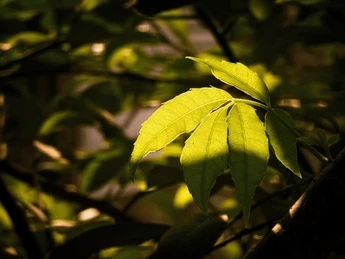
#> input picture hoja6.jpg, 345 x 259 px
$ python Proyecto.py
#> lines starting #> are read from the running program, lines starting #| are printed output that depends on the picture; after the words box and inside, x2 and y2 are one past the last pixel; in counts of white or black regions, pixels touching at a corner belong together
import cv2
import numpy as np

# ---------------- PARÁMETROS  ----------------
separar = 7               # erosión para separar la hoja de objetos pegados
borde = 7                 # píxeles del borde de la hoja que no se analizan
h_marron_max = 20         # por debajo de este matiz = marrón
corte_fijo = 30           # corte verde/amarillo mínimo (hojas casi todo amarillas)
margen_verde = 6          # cuánto por debajo del verde dominante empieza lo amarillento
v_min_color = 110         # por debajo de este brillo no se considera amarillo (sombras)
area_min_mancha = 40      # píxeles: descarta ruido pequeño
tam_blur = 5              # suavizado
limpieza = 3              # tamaño del kernel de limpieza de ruido (erosión + dilatación)
umbral_leve, umbral_grave = 5, 20   # % de área afectada

fuente = cv2.FONT_HERSHEY_SIMPLEX
contorno_amarillo = (0, 255, 255)
contorno_marron = (0, 0, 255)
contorno_hoja = (255, 200, 0)
grosor = 2
ANCHO = 700


# ---------------- PREPROCESADO ----------------
def escalar(img):
    alto, ancho = img.shape[:2]
    if ancho != ANCHO:
        metodo = cv2.INTER_AREA if ancho > ANCHO else cv2.INTER_CUBIC
        img = cv2.resize(img, (ANCHO, int(alto * ANCHO / ancho)), interpolation=metodo)
    k = max(1, tam_blur)
    return cv2.blur(img, (k, k))


def mayor_contorno_relleno(mascara): # se queda solo con el objeto más grande y rellena sus huecos
    contornos, _ = cv2.findContours(mascara, cv2.RETR_EXTERNAL, cv2.CHAIN_APPROX_SIMPLE)
    salida = np.zeros_like(mascara)
    if contornos:
        cv2.drawContours(salida, [max(contornos, key=cv2.contourArea)], -1, 255, cv2.FILLED)
    return salida


# ---------------- SEPARACION HOJA / FONDO ----------------
def separacion_hoja(hsv):
    h, s, v = cv2.split(hsv)
    _, mascara = cv2.threshold(s, 0, 255, cv2.THRESH_BINARY + cv2.THRESH_OTSU)
    k = np.ones((max(1, separar), max(1, separar)), np.uint8)
    mascara = cv2.erode(mascara, k)            # separa objetos pegados y quita tallos finos
    hoja = mayor_contorno_relleno(mascara)     # objeto más grande, sin huecos
    return cv2.dilate(hoja, k)                 # recupera el tamaño


# ---------------- CLASIFICACIÓN POR COLOR ----------------
def corte_verde_amarillo(h, candidatos): # separa verde de amarillo en la hoja
    hist = cv2.calcHist([h], [0], candidatos, [180], [0, 180])
    pico = int(np.argmax(hist))
    return max(corte_fijo, pico - margen_verde)


def clasificar(hsv, hoja):
    h, s, v = cv2.split(hsv)
    k = max(1, borde)
    interior = cv2.erode(hoja, np.ones((k, k), np.uint8))   # quita el borde mezclado con el fondo

    brillante = cv2.inRange(v, v_min_color, 255)
    candidatos = cv2.bitwise_and(cv2.bitwise_and(interior, brillante),
                                 cv2.inRange(h, h_marron_max, 179))
    corte = corte_verde_amarillo(h, candidatos)

    marron = cv2.bitwise_and(interior, cv2.inRange(h, 0, h_marron_max - 1))
    amarillo = cv2.bitwise_and(candidatos, cv2.inRange(h, h_marron_max, max(h_marron_max, corte)))
    verde = cv2.bitwise_and(interior, cv2.bitwise_not(cv2.bitwise_or(amarillo, marron)))

    k2 = np.ones((max(1, limpieza), max(1, limpieza)), np.uint8)   # limpieza de ruido
    amarillo = cv2.dilate(cv2.erode(amarillo, k2), k2)
    marron = cv2.dilate(cv2.erode(marron, k2), k2)
    return interior, verde, amarillo, marron, corte


# ---------------- MANCHAS ----------------
def severidad(porcentaje):
    if porcentaje < umbral_leve:
        return "LEVE"
    if porcentaje < umbral_grave:
        return "MODERADA"
    return "GRAVE"


def dibujar_manchas(img, mascara, color):
    contornos, _ = cv2.findContours(mascara, cv2.RETR_EXTERNAL, cv2.CHAIN_APPROX_SIMPLE)
    contador = 0
    for contorno in contornos:
        if cv2.contourArea(contorno) >= area_min_mancha:
            contador += 1
            cv2.drawContours(img, [contorno], -1, color, grosor)
    return contador


def analizar(img_original):
    img = escalar(img_original)
    hsv = cv2.cvtColor(img, cv2.COLOR_BGR2HSV)
    hoja = separacion_hoja(hsv)
    interior, verde, amarillo, marron, corte = clasificar(hsv, hoja)

    area_hoja = max(cv2.countNonZero(interior), 1)
    pct_verde = 100 * cv2.countNonZero(verde) / area_hoja
    pct_amarillo = 100 * cv2.countNonZero(amarillo) / area_hoja
    pct_marron = 100 * cv2.countNonZero(marron) / area_hoja
    pct_total = pct_amarillo + pct_marron

    resultado = img.copy()
    contornos_hoja, _ = cv2.findContours(hoja, cv2.RETR_EXTERNAL, cv2.CHAIN_APPROX_SIMPLE)
    cv2.drawContours(resultado, contornos_hoja, -1, contorno_hoja, 1)
    n_am = dibujar_manchas(resultado, amarillo, contorno_amarillo)
    n_ma = dibujar_manchas(resultado, marron, contorno_marron)

    texto = f"Afectada: {pct_total:.1f}%  Severidad: {severidad(pct_total)}"
    texto2 = f"Zonas amarillas: {n_am}  Manchas marrones: {n_ma}"
    cv2.putText(resultado, texto, (10, 28), fuente, 0.7, (0, 0, 0), 4)
    cv2.putText(resultado, texto2, (10, 56), fuente, 0.6, (0, 0, 0), 4)

    datos = dict(verde=round(pct_verde, 2), amarillo=round(pct_amarillo, 2), marron=round(pct_marron, 2), afectada=round(pct_total, 2), zonas_amarillas=n_am, manchas_marrones=n_ma, corte_matiz=corte, severidad=severidad(pct_total))
    return resultado, datos, hoja, amarillo, marron


# ---------------- BARRAS DE AJUSTE ----------------
def poner_barras(ventana):
    def fijar(nombre):
        def f(valor):
            globals()[nombre] = valor
        return f
    barras = [("Separar objetos", "separar", 40), ("Borde", "borde", 30), ("Area min mancha", "area_min_mancha", 500),  ("Blur", "tam_blur", 25), ("Limpieza", "limpieza", 15)]
    for etiqueta, variable, maximo in barras:
        cv2.createTrackbar(etiqueta, ventana, globals()[variable], maximo, fijar(variable))


if __name__ == "__main__":
    img = cv2.imread('./hoja6.jpg')
#> img is the input picture: shape (259, 345, 3); mean B, G, R 11, 51.8, 57.7
    if img is None:
        print("No se puede leer la imagen: revisa la ruta")
        exit()
    ventana = "Resultado"
    cv2.namedWindow(ventana)
    poner_barras(ventana)
    while True:
        resultado, datos, hoja, amarillo, marron = analizar(img)
#> in separacion_hoja, `mascara = cv2.erode(mascara, k)`:
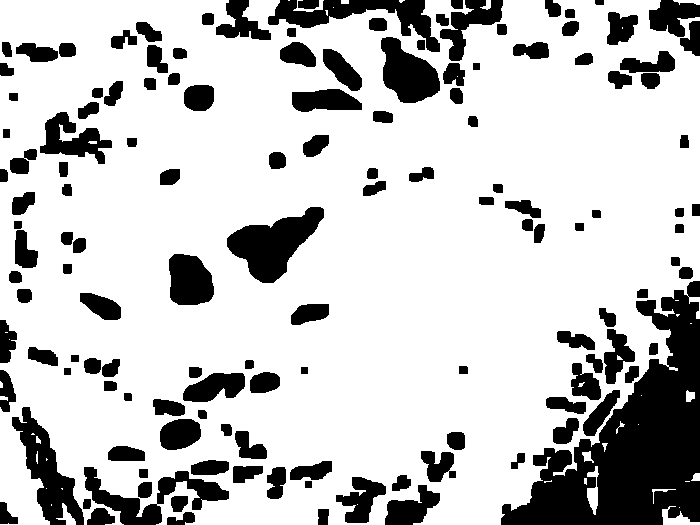
#> mascara: shape (525, 700); 77.6% white; 139 black regions
#> in mayor_contorno_relleno, `contornos, _ = cv2.findContours(mascara, cv2.RETR_EXTERNAL, cv2.CHAIN_..`: contornos = 38 contours, 26 with area under 20; largest, box (x1, y1, x2, y2) and area: (0, 0, 700, 525) 325757, (662, 506, 700, 525) 247, (587, 466, 599, 515) 246, (56, 503, 76, 525) 130, (293, 0, 324, 12) 72
#> in clasificar, `candidatos = cv2.bitwise_and(cv2.bitwise_and(interior, brillante), cv2..`:
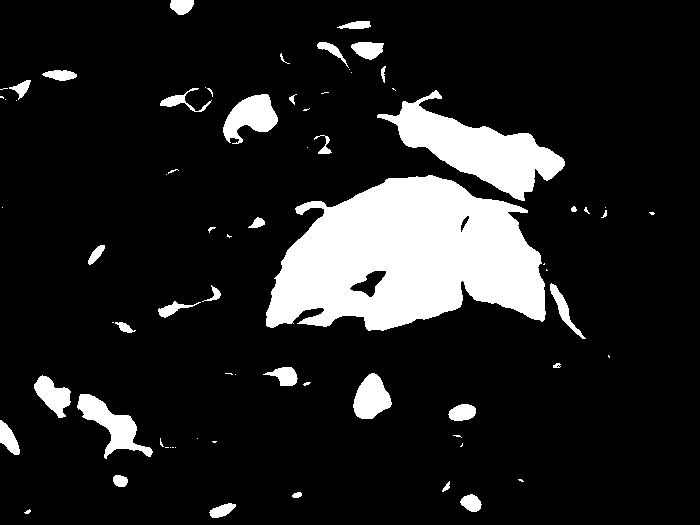
#> candidatos: shape (525, 700); 13.3% white; 72 white regions (36 under 20 px), largest, box (x1, y1, x2, y2) and area: (266, 175, 546, 331) 30082, (377, 90, 565, 201) 7750, (77, 394, 153, 459) 1764
#> in corte_verde_amarillo, `hist = cv2.calcHist([h], [0], candidatos, [180], [0, 180])`: hist = 180 values, max 20858 at index 27, min 0 at index 0, mean 270.9
#> in corte_verde_amarillo, `pico = int(np.argmax(hist))`: pico = 27
#> in clasificar, `corte = corte_verde_amarillo(h, candidatos)`: corte = 30
#> in clasificar, `marron = cv2.dilate(cv2.erode(marron, k2), k2)`:
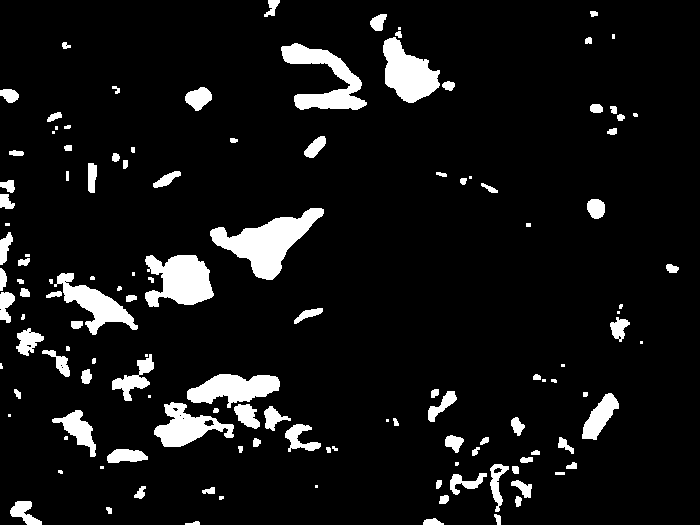
#> marron: shape (525, 700); 8.1% white; 129 white regions (28 under 20 px)
#> in analizar, `area_hoja = max(cv2.countNonZero(interior), 1)`: area_hoja = 327926
#> in analizar, `pct_verde = 100 * cv2.countNonZero(verde) / area_hoja`: pct_verde = 75.15
#> in analizar, `pct_amarillo = 100 * cv2.countNonZero(amarillo) / area_hoja`: pct_amarillo = 14.66
#> in analizar, `pct_marron = 100 * cv2.countNonZero(marron) / area_hoja`: pct_marron = 9.08
#> in analizar, `pct_total = pct_amarillo + pct_marron`: pct_total = 23.74
#> in analizar, `contornos_hoja, _ = cv2.findContours(hoja, cv2.RETR_EXTERNAL, cv2.CHAI..`: contornos_hoja = 1 contour; box (x1, y1, x2, y2) and area: (0, 0, 700, 525) 337410
#> in analizar, `cv2.drawContours(resultado, contornos_hoja, -1, contorno_hoja, 1)`:
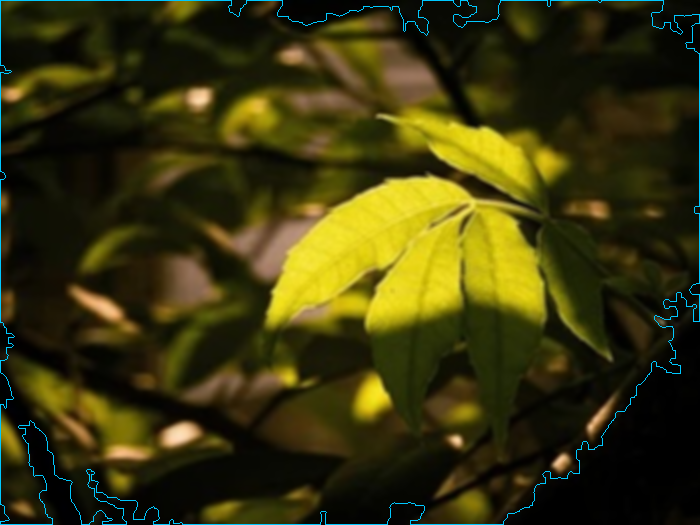
#> resultado: shape (525, 700, 3); mean B, G, R 13.5, 53.6, 57.5
#> in dibujar_manchas, `contornos, _ = cv2.findContours(mascara, cv2.RETR_EXTERNAL, cv2.CHAIN_..`: contornos = 39 contours, 11 with area under 20; largest, box (x1, y1, x2, y2) and area: (266, 175, 546, 331) 30078, (377, 91, 565, 200) 7497, (77, 394, 152, 458) 1640, (223, 94, 278, 143) 1482, (353, 373, 392, 419) 1144
#> the loop in dibujar_manchas, `for contorno in contornos:` made 39 passes
#> contorno on passes 10, 14, 21, 22, 26, 27: [[306, 382], [306, 384], [308, 384], [308, 382]], [[553, 365], [553, 367], [556, 367], [556, 365]], [[604, 213], [604, 215], [606, 215], [606, 213]], [[651, 212], [651, 214], [653, 214], [653, 212]], [[326, 137], [326, 142], [328, 142], [328, 137]], [[190, 107], [190, 109], [192, 109], [192, 107]]
#> after the loop in dibujar_manchas, `for contorno in contornos:`:
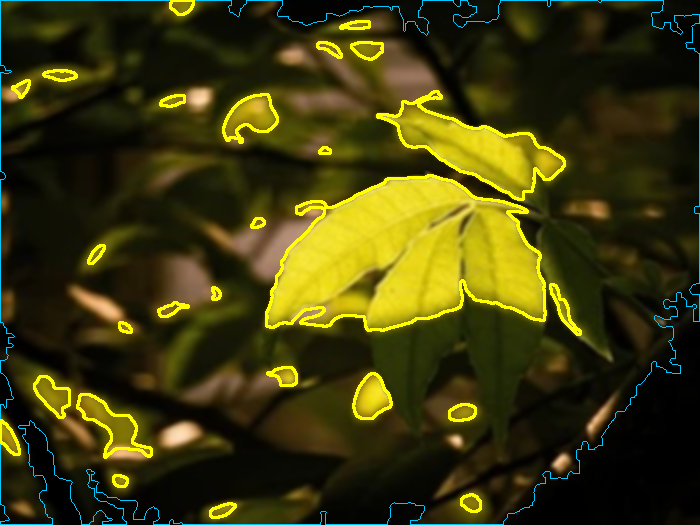
#> img: shape (525, 700, 3); mean B, G, R 12.7, 58.2, 61.7
#> after the loop in dibujar_manchas, `for contorno in contornos:`: contador = 26
#> call 2 of dibujar_manchas, with color = (0, 0, 255)
#> in dibujar_manchas (call 2), `contornos, _ = cv2.findContours(mascara, cv2.RETR_EXTERNAL, cv2.CHAIN_..`: contornos = 129 contours, 44 with area under 20; largest, box (x1, y1, x2, y2) and area: (210, 208, 324, 280) 3250, (145, 255, 214, 307) 2370, (281, 43, 367, 110) 2232, (383, 37, 440, 103) 2154, (187, 374, 280, 408) 1810
#> the loop in dibujar_manchas (call 2), `for contorno in contornos:` made 129 passes
#> contorno on passes 11, 15, 18, 35, 38, 44, 51, 55: [[315, 485], [315, 487], [317, 487], [317, 485]], [[555, 472], [555, 474], [564, 474], [564, 472]], [[100, 466], [100, 468], [103, 468], [103, 466]], [[386, 419], [386, 421], [388, 421], [388, 419]], [[8, 414], [8, 416], [10, 416], [10, 414]], [[148, 395], [148, 397], [150, 397], [150, 395]], [[542, 379], [542, 381], [545, 381], [545, 379]], [[561, 364], [561, 366], [564, 366], [564, 364]]
#> after the loop in dibujar_manchas (call 2), `for contorno in contornos:`:
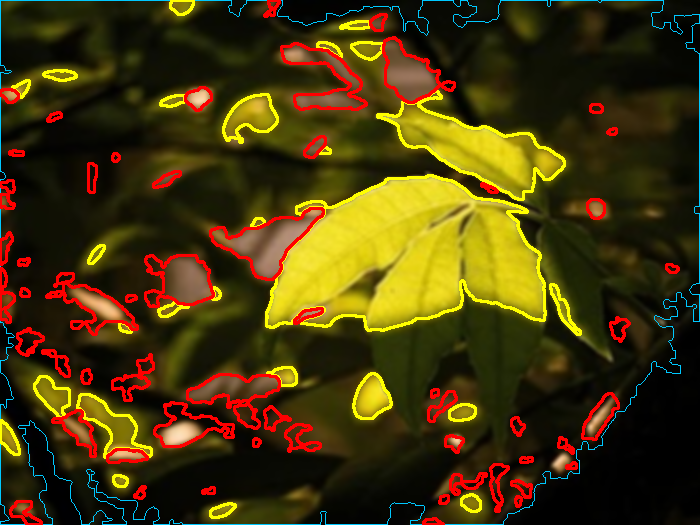
#> img: shape (525, 700, 3); 4.81% of pixels changed, all inside (x1, y1, x2, y2) = (0, 0, 680, 525)
#> after the loop in dibujar_manchas (call 2), `for contorno in contornos:`: contador = 62
#> in analizar, `texto = f"Afectada: {pct_total:.1f}%  Severidad: {severidad(pct_total)}"`: texto = 'Afectada: 23.7%  Severidad: GRAVE'
#> in analizar, `cv2.putText(resultado, texto2, (10, 56), fuente, 0.6, (0, 0, 0), 4)`:
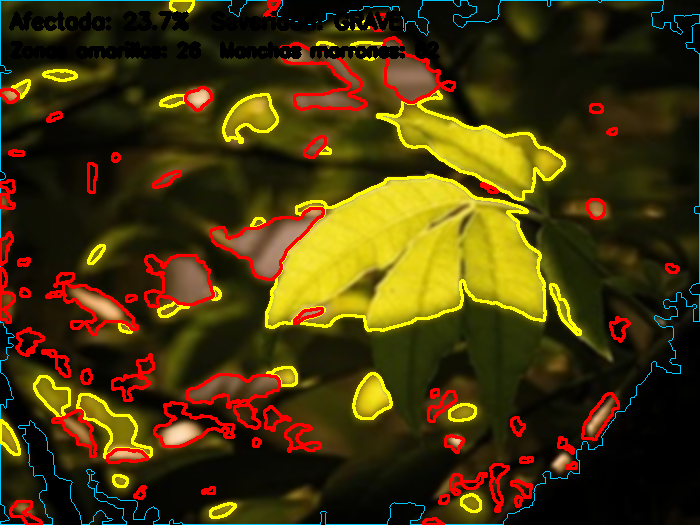
#> resultado: shape (525, 700, 3); mean B, G, R 11.6, 54.5, 69.3
#> in analizar, `datos = dict(verde=round(pct_verde, 2), amarillo=round(pct_amarillo, 2..`: datos = {'verde': 75.15, 'amarillo': 14.66, 'marron': 9.08, 'afectada': 23.74, 'zonas_amarillas': 26, 'manchas_marrones': 62, 'corte_matiz': 30, 'severidad': 'GRAVE'}
        cv2.imshow('Original', escalar(img))
        cv2.imshow(ventana, resultado)
        cv2.imshow('Mascara amarillo', amarillo)
        cv2.imshow('Mascara marron', marron)
        tecla = cv2.waitKey(50)
#> (key q is pressed here)
        if tecla == ord('q'):
            break
    cv2.destroyAllWindows()
